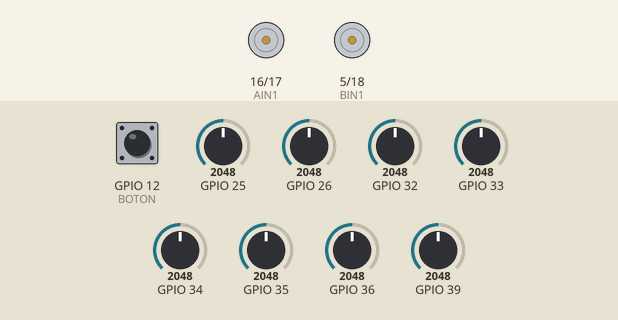
Recording of a sketch running on a simulated ESP32. Shown: motor-driver pin pairs drawn as motors (green arrow = first pin HIGH = forward, orange = second pin HIGH = backward, longer = more drive, scaled by the enable pin). The inputs (shaded band) are chosen by the test bench; at power-on: GPIO 39 = 2048, GPIO 34 = 2048, GPIO 12 (BOTON) HIGH, GPIO 25 = 2048, GPIO 26 = 2048, GPIO 32 = 2048, GPIO 33 = 2048, GPIO 35 = 2048, GPIO 36 = 2048.

Above: at 1.2 s.
1.3 s: GPIO 39 set to 3463
2.8 s: GPIO 39 set to 3556
At 3.1 s:
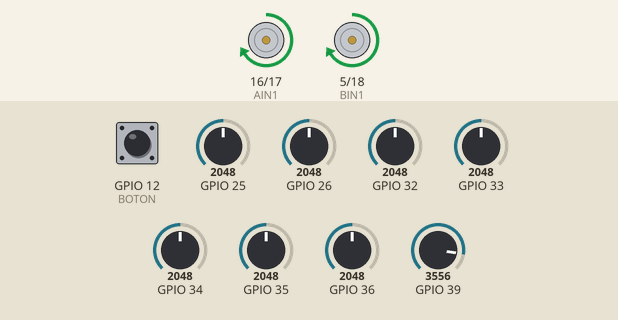
4.3 s: GPIO 34 set to 3475
5.8 s: GPIO 34 set to 3572
At 6.5 s:
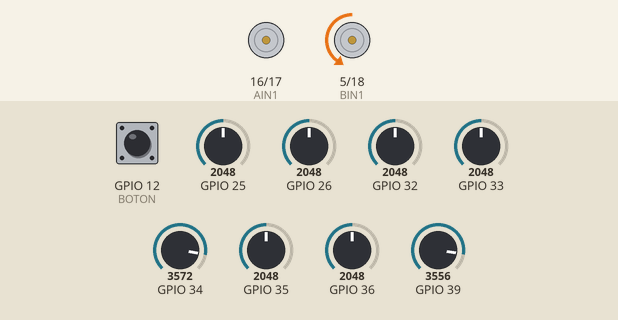
7.3 s: GPIO 34 set to 3460
At 7.7 s:
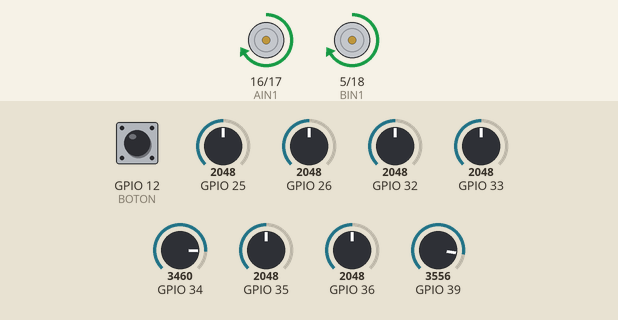
8.8 s: GPIO 34 set to 3540
At 10.0 s:
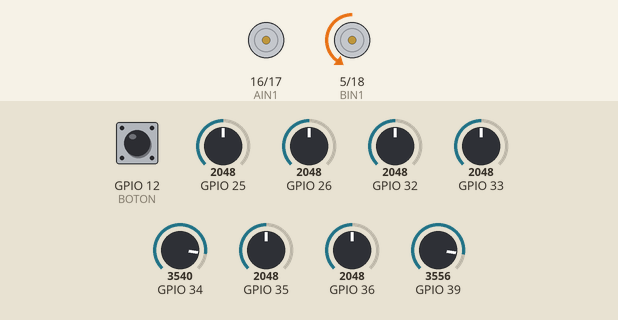
Timing chart, 0 to 11.3 s (numbered marks = the images above; inputs shaded):
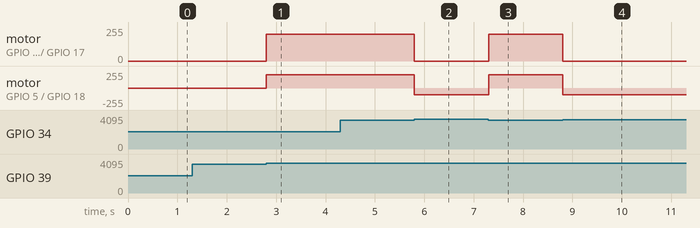

Measured:
- the behaviour switches between 3501 and 3502 on GPIO 39 (found by bisection; images 0 and 1)
- the behaviour switches between 3501 and 3502 on GPIO 34 (found by bisection; images 1 and 2)
- after the input at 1.3 s, every drawn part: stays the same
- after the input at 2.8 s, motor on GPIO 16 (AIN1) / GPIO 17 (AIN2), motor on GPIO 5 (BIN1) / GPIO 18 (BIN2): stopped → forward 199/255 at once
- after the input at 4.3 s, every drawn part: stays the same
- after the input at 5.8 s, motor on GPIO 16 (AIN1) / GPIO 17 (AIN2): forward 199/255 → stopped at once; motor on GPIO 5 (BIN1) / GPIO 18 (BIN2): forward 199/255 → backward 100/255 at once
- after the input at 7.3 s, motor on GPIO 16 (AIN1) / GPIO 17 (AIN2): stopped → forward 199/255 at once; motor on GPIO 5 (BIN1) / GPIO 18 (BIN2): backward 100/255 → forward 199/255 at once
- after the input at 8.8 s, motor on GPIO 16 (AIN1) / GPIO 17 (AIN2): forward 199/255 → stopped at once; motor on GPIO 5 (BIN1) / GPIO 18 (BIN2): forward 199/255 → backward 100/255 at once

The sketch:

casi_funcional_2.ino
```cpp
#include <QTRSensors.h>
#include "Pines.h"

QTRSensors sigueLineas;

const int freq = 5000;
const int resolution = 8;
const uint8_t SensorCount = 8;
uint16_t sensorValues[SensorCount];
int umbral = 3500;

void setup() {
  Serial.begin(9600);
  sigueLineas.setTypeAnalog();

  sigueLineas.setSensorPins((const uint8_t[])
  {
    36, 39, 34, 35, 32, 33, 25, 26
  }, SensorCount);

  sigueLineas.setEmitterPin(27);

  inicializarMotores();
  while (digitalRead(BOTON) == 0) {
  }
}

void loop() {
  sigueLineas.read(sensorValues);
  linea();

}
//Motor IZ = VERDE
```

Motores.ino
```cpp
#include "Pines.h"

void inicializarMotores(){
  pinMode(BIN2  , OUTPUT);
  pinMode(BIN1  , OUTPUT);
  ledcSetup(1, freq, resolution);
  ledcAttachPin(PWMB, 1);
  pinMode(AIN1  , OUTPUT);
  pinMode(AIN2  , OUTPUT);
  ledcSetup(0, freq, resolution);
  ledcAttachPin(PWMA, 0);
}

void Motoriz(int value) {
  if ( value >= 0 ) {
    digitalWrite(BIN1, LOW);
    digitalWrite(BIN2, HIGH);
  } else {
    digitalWrite(BIN1, HIGH);
    digitalWrite(BIN2, LOW);
    value *= -1;
  }
  ledcWrite(0, value);
}
// Función accionamiento motor derecho
void Motorde(int value) {
  if ( value >= 0 ) {
    digitalWrite(AIN1, HIGH);
    digitalWrite(AIN2, LOW);
  } else {
    digitalWrite(AIN1, LOW);
    digitalWrite(AIN2, HIGH);
    value *= -1;
  }
  ledcWrite(1, value);
}

//Accionamiento de motores
void Motor(int left, int righ) {
  Motoriz(left);
  Motorde(righ);
}
```

Pines.h
```cpp
#define AIN1 16
#define AIN2 17
#define PWMA 4

#define BIN1 5
#define BIN2 18
#define PWMB 19

#define BOTON 12
```

linea.ino
```cpp
void linea() {
  if (sensorValues[2] > umbral && sensorValues[3] > umbral && sensorValues[4] > umbral && sensorValues[5] > umbral) {
    Motor(80, 80);
    delay(500);
    if (sensorValues[2] < umbral && sensorValues[3] > umbral && sensorValues[4] > umbral && sensorValues[5] < umbral) {
      Motor(80, 80);
    }
    else if (sensorValues[2] < umbral && sensorValues[3] < umbral && sensorValues[4] < umbral && sensorValues[5] < umbral) {
      Motor(-200, 200);
    }
  }
  else if (sensorValues[1] < umbral && sensorValues[2] < umbral && sensorValues[3] > umbral && sensorValues[4] > umbral && sensorValues[5] < umbral && sensorValues[6] < umbral) {
    Motor(80, 80);
    //rec
  }
  else if (sensorValues[1] < umbral && sensorValues[2] > umbral && sensorValues[3] > umbral && sensorValues[4] < umbral && sensorValues[5] < umbral && sensorValues[6] < umbral) {
    Motor (20, 50);
    //izd
  }
  else if (sensorValues[1] < umbral && sensorValues[2] < umbral && sensorValues[3] < umbral && sensorValues[4] > umbral && sensorValues[5] > umbral && sensorValues[6] < umbral) {
    Motor(50, 20);
    //ded
  }
  else if (sensorValues[1] > umbral && sensorValues[2] > umbral && sensorValues[3]  < umbral && sensorValues[4] < umbral && sensorValues[5] < umbral && sensorValues[6] < umbral) {
    Motor (0, 100);
    //izf
  }
  else if (sensorValues[1] < umbral && sensorValues[2] < umbral && sensorValues[3] < umbral && sensorValues[4] < umbral && sensorValues[5] > umbral && sensorValues[6] > umbral) {
    Motor(100, 0);
    //def
  }
  else if (sensorValues[1] > umbral){
    Motor(-200,200);
  }
  else if (sensorValues[1] > umbral){
    Motor(200,-200);
  }
}
```
